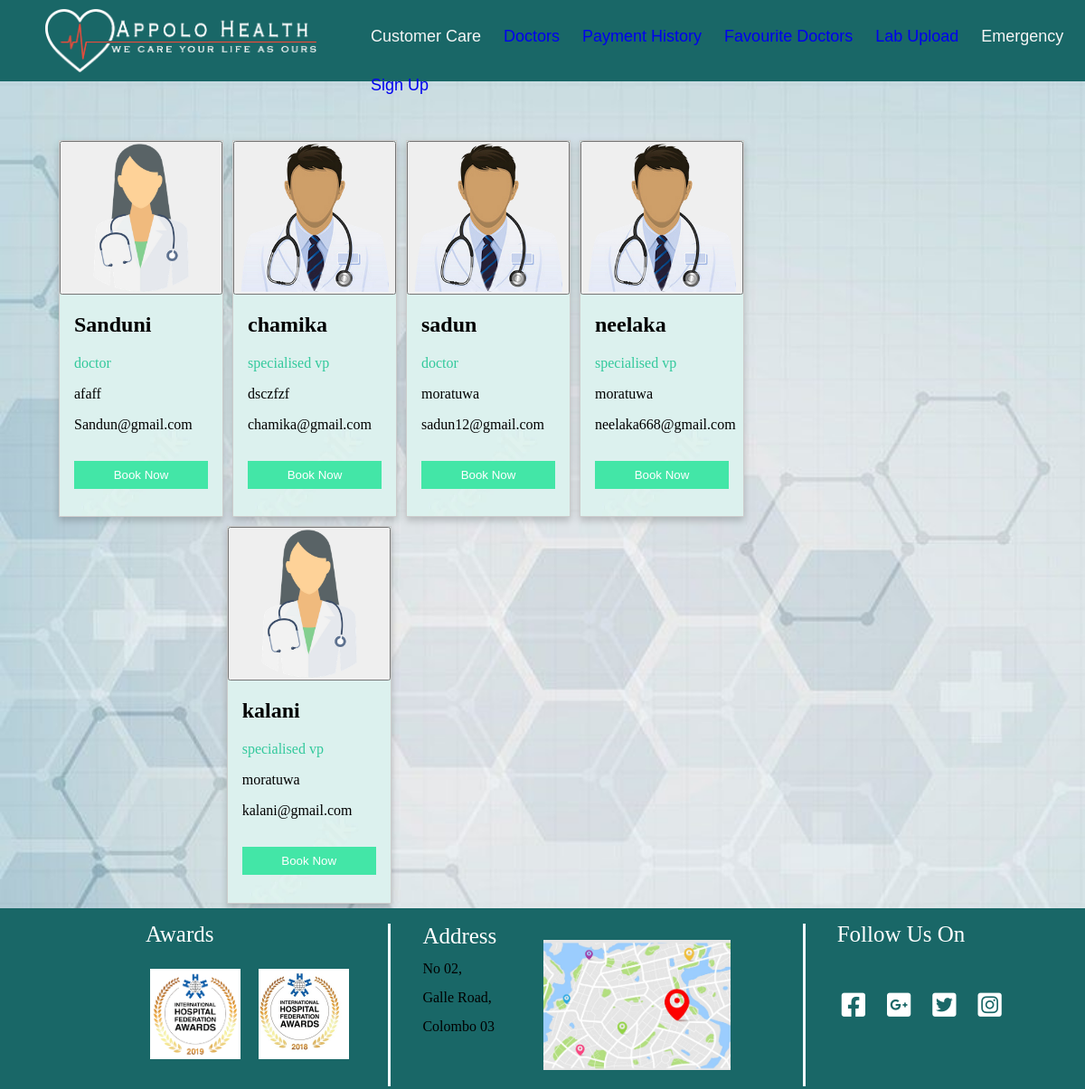
/ishara/doctor.php, run on the app's committed database.
### tables this page shows
CREATE TABLE `doctor` (
  `d_id` int(11) NOT NULL,
  `username` varchar(255) NOT NULL,
  `email` varchar(255) NOT NULL,
  `password` varchar(255) NOT NULL,
  `d_name` varchar(255) NOT NULL,
  `doctor_type` varchar(255) NOT NULL,
  `location` varchar(255) NOT NULL,
  `gender` varchar(255) NOT NULL,
  `price_per_appointment` varchar(255) NOT NULL,
  `description` varchar(255) NOT NULL,
  `role` varchar(255) DEFAULT 'doctor'
);

### html/ishara/doctor.php (the view, shortened to what this page needs)
<html lang="en">
<head>
    <link rel="stylesheet" href="../../css/ishara/style.css">
    <link rel="stylesheet" href="https://cdnjs.cloudflare.com/ajax/libs/font-awesome/6.1.1/css/all.min.css" />
</head>
    <header class="header">
        <nav class="navbar">
            <ul>
               <li>Customer Care</li>
                <li><a href="search.php"> Doctors </a></li>
                <li><a href="../oshadhi/history.php">Payment History</a> </li>
                <li><a href="../oshadhi/fav.php">Favourite Doctors</a> </li>
                <li><a href="labtest .php">Lab Upload</a> </li>
                <li>Emergency</li>
                <li><a href="../neelaka/login.php">Sign Up</a></li>
            </ul>
        </nav>
        <div class="logo"></div>
    </header>
    <div>
         <body id="body ">
        <?php
  $Search = $_POST['doctor_name'];
 require("conn.php");
                    if ($Search < 1)
                    {
                        $sql = "SELECT * FROM doctor ";
                    }
                    else
                    {
                            $sql = "SELECT * FROM doctor   where 	d_name like '%$Search%' ";
                    }
                    $result = $conn->query($sql);
                    if($result->num_rows > 0)
                    {
                        while($row = $result->fetch_assoc())
                        {
    ?>
        <div class= "doctordiv">
                            <div class="gallery">
                                    <form action="booknow.php" method="post">
                                                    <button  name="Bookname" default value ="<?=$row['d_id'];?>">
                                                    <?php
                                                    $my=$row['gender'];
                                                    if( $my=="Male"){
                                                        ?>
                                                        <img src="../../images/ishara/DR-avatar.png" alt="Cinque Terre" width="600" height="400">
                                                        <?php
                                                    }
                                                    else {
                                                        ?>
                                                        <img src="../../images/ishara/doctorgirl.png" alt="Cinque Terre" width="600" height="400">
                                                        <?php
                                                    }
                                                        ?>
                                                        </button>
                                    </form>
                                    <div class="detils">
                                        <h2><?=$row['d_name'];?></h2>
                                        <p class="title"><?=$row['doctor_type'];?></p>
                                        <p><?=$row['description'];?></p>
                                        <p><?=$row['email'];?></p>
                                        <form method="post" action="booknow.php">
                                        <p><button class="button" name="Bookname" default value ="<?=$row['d_id'];?>">Book Now</button></p><p>
                                        </form>
                                    </div>
                            </div>
        <?php
        }
                }
                else {
                    echo 'empty table';
                }
     ?>
</div>
</div>
</div>
</div>
</div>
 </div>
    </body>
          <footer>
        <div class="column" id="c1">
            <span>Awards</span>
            <div class="awards">
                <div class="aws a1"></div>
                <div class="aws a2"></div>
            </div>
        </div>
        <div class="column" id="c2">
            <span>Address</span>
            <div class="map">
                <p>No 02, <br> Galle Road, <br> Colombo 03</p>
            </div>
        </div>
        <div class="column" id="c3">
            <span>Follow Us On</span>
            <div class="icons">
                    <a href="https://www.facebook.com/checkpoint/828281030927956/?next=https%3A%2F%2Fwww.facebook.com%2F">
                        <i class="fa-brands fa-facebook-square"></i>
                    </a>
                    <a href="https://www.google.com/webhp?hl=en&sa=X&ved=0ahUKEwi05-eH6Nz3AhVfIbcAHXcVA8EQPAgI">
                        <i class="fa-brands fa-google-plus-square"></i>
                    </a>
                    <a href="https://twitter.com/">
                        <i class="fa-brands fa-twitter-square"></i>
                    </a>
                    <a href="https://www.instagram.com/?hl=en">
                        <i class="fa-brands fa-instagram-square"></i>
                    </a>
            </div>
        </div>
    </footer>
</html>

### css/ishara/style.css (style rules this page uses)
body { margin: 0; padding: 0; display: flexbox; }
div.gallery { display:block; float: left; box-shadow: 0 4px 8px 0 rgba(0, 0, 0, 0.2); margin: 5px; border: 1px solid #ccc; float: left; width: 180px; background-image: url("../../images/ishara/my.Jpg"); }
div.gallery img { width: 100%; height: auto; }
.detils { padding: 0 16px; text-align: left; }
.title { color: rgb(51, 201, 156); }
.button { border: none; outline: 0; display: inline-block; padding: 8px; color: white; background-color: rgb(67, 230, 167); text-align: center; cursor: pointer; width: 100%; margin-top: 10%; margin-bottom: 10%; }
.doctordiv { margin: 5%; display: block; }
body { background-image: url("../../images/ishara/lab2.jpg"); background-size: cover; }
header { align-items: center; width: 100%; height: 90px; background-color: #196767; z-index: 10; }
.logo { margin-top:10px; margin-left: 10px; position: absolute; left: 40px; width: 300px; height: 70px; display: block; background-image: url("../../images/ishara/Logo.png"); background-size: cover; z-index: 2; }
.navbar { font-family: sans-serif; align-items: center; margin-left: 30%; z-index: -1; }
.navbar>ul>li { list-style: none; float: left; padding: 30px 15px 0px 10px; border-bottom: 3px solid transparent; color: whitesmoke; font-weight: 500; font-size: 18px; }
footer { margin-top: 10%; padding-left: 150px; position: asolute; display: flex; justify-content:center; align-items: center; width: 89%; height: 200px; background-color: #196767; left: 50%; position: relative; transform: translateX(-50%); }
.column { width: 450px; height: 90%; margin: 15px 15px 0 15px; border-right: 3px solid aliceblue; }
#c1 { display: flex; flex-direction: column; justify-content: center; }
#c2 { width: 700px; }
#c3 { display: flex; flex-direction: column; justify-content: center; border: none; }
span { text-align: start; position: absolute; top: 15px; color: white; font-size: 25px; padding: 0 5px; text-align: center; text-justify: inter-word; }
#c3>.icons>a { text-decoration: none; }
#c3>.icons>a>i { font-size: 30px; color: white; padding: 0 10px; transition: .5s all; }
.awards { display: flex; flex-direction: row; margin-top: 20px; }
.aws { margin: 10px; width: 100px; height: 100px; }
.aws.a1 { background-image: url("../../images/ishara/download.png"); background-position: center; background-size: cover; }
.aws.a2 { background-image: url("../../images/ishara/IHF_Awards_2018.jpg"); background-position: center; background-size: cover; }
#c2 { display: flex; flex-direction: column; justify-content: center; line-height: 200%; }
#c2>.map { height: 80%; width: 80%; margin: 5px; background-image: url("../../images/ishara/map.jpg"); background-position: right; background-size: contain; background-repeat: no-repeat; }
a:link { text-decoration: none; }

### data on the page
doctor: $row['d_id'] 2 (drawn), d_name "Sanduni", doctor_type "doctor", description "afaff", email "Sandun@gmail.com"
doctor: $row['d_id'] 3 (drawn), d_name "chamika", doctor_type "specialised vp", description "dsczfzf", email "chamika@gmail.com"
doctor: $row['d_id'] 4 (drawn), d_name "sadun", doctor_type "doctor", description "moratuwa", email "sadun12@gmail.com"
doctor: $row['d_id'] 5 (drawn), d_name "neelaka", doctor_type "specialised vp", description "moratuwa", email "neelaka668@gmail.com"
doctor: $row['d_id'] 6 (drawn), d_name "kalani", doctor_type "specialised vp", description "moratuwa", email "kalani@gmail.com"
